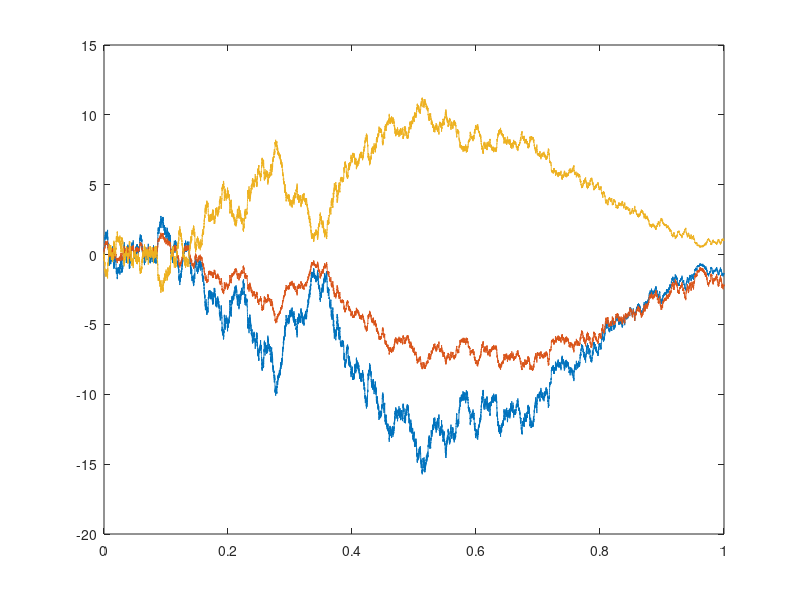

Source code (MATLAB): (Note: this script raises an error after producing the figure.)
%The code incorporate ideas presented in em.m from Higham paper
randn('state',100)

clear
close all

delta = [1 1 0]';
a = [-1 0 1]';
a0 = 0;
sigma = [0.200 0 0;0.0375 0.1452 0;0.0250 0.0039 0.0967];
T = 1;
N = 2^17;

gamma = 0.1;

dt = T/N;
Yzero = transpose([11.10 12.00 11.00]);
dW = sqrt(dt)*randn(3,N);

omega = sigma*sigma';
kappa = -1 * delta' * a;
A = diag(a);
theta = trace(A*omega)/(2*delta'*a);


R = 4;
Dt = R*dt;
L = N/R;

Yem = zeros(3,L);
alphaem = zeros(1,L);
aem = zeros(1,L);
Ytemp = Yzero;
Yem(:,1) = Ytemp;
alphatemp = a0 + a'*log(Ytemp);
abt = alphatemp;
alphaem(1) = alphatemp;
aem(1) = abt;
piem = zeros(3,L);

pitemp = (1/gamma)*(((omega^(-1))*delta)*alphatemp - a*((delta'*(omega^(-1))*delta)*(L*Dt*alphatemp - 0.25*trace(A*omega)*(L*Dt)^2)));
piem(:,1) = pitemp;
wealthem = zeros(1,L);
wealthtemp = [0 0 0]';
wealthem(1) =0 ;

possem = zeros(3,L);
posstemp = pitemp./Ytemp;
possem(:,1) = posstemp;

for j = 1:L
    Winc = sum(dW(:,R*(j-1)+1:R*j),2);
    %pip = pitemp;
    %for k = 1:3
        %Ytemp(k) = - Ytemp(k)*((Dt*alphatemp)*(delta(k)) + sigma(k,:) * Winc -1)^-1;
    %end
    Ytemp = Ytemp + (Dt*alphatemp)*(delta.*Ytemp) + sigma * Winc.*Ytemp;
    alphatemp = a0 + a'*log(Ytemp);
    %Ytemp = - Ytemp*((Dt*alphatemp)*(delta) + sigma * Winc-1)^-1;
    pitemp = -(1/gamma)*(((omega^(-1))*delta)*alphatemp - a*((delta'*(omega^(-1))*delta)*((L-j)*Dt*alphatemp - 0.25*trace(A*omega)*((L-j)*Dt)^2)));
    posstemp = pitemp./Ytemp;
    %wealthtemp = wealthtemp + pitemp'*delta*alphatemp*Dt + pitemp'*sigma * Winc;
    wealthtemp = wealthtemp + sum(pitemp'*((Ytemp-Yem(:,j))./Ytemp));
    abt = abt + kappa*(theta-abt)*Dt+a'*sigma*Winc;
    Yem(:,j+1) = Ytemp;
    alphaem(j+1) = alphatemp;
    aem(j+1) = abt;
    piem(:,j+1) = pitemp;
    %wealthem(j+1) = sum(wealthtemp);
    wealthem(j+1) = sum(wealthtemp);
    possem(:,j+1) = posstemp;
end

%wealth = sum(abs(piem),1);

figure
plot([0:Dt:T],possem);


lomo = varm(3,1);
eslomo = estimate(lomo,log(Yem'));
loBB = eslomo.AR{1,1};
loomg2 = eslomo.Covariance;
losisi = chol(loomg2);
lobinv = (loBB^(-1));
losi = losisi';
loomg = losi*losi'/Dt;
lolol = chol(loomg);

lokpii = (eye(3)-loBB)/Dt;
[louk,loek] = eig(lokpii);
louuk = louk^-1;
locc = lobinv * eslomo.Constant/ Dt;
lovar = diag(loomg);

%AAPL,INTC,QCOM


%following variables naming convention follow previous ones without the 'lo'
mo = varm(3,1);
esmo = estimate(mo,Yem');
BB = esmo.AR{1,1};
omg2 = esmo.Covariance;
sisi = chol(omg2);
binv = (BB^(-1));
si = binv*sisi';
omg = si*si'/Dt;
lol = chol(omg);
con = esmo.Constant;
kpii = (eye(3)-BB)/Dt;
[uk,ek] = eig(kpii);
uuk = uk^-1;

%mm: estimated mean reversion mean
mm = (eye(3)-BB)^(-1) * esmo.Constant;

var = diag(omg);

if all(imag(diag(loek)) == 0)
    disp('loreal');
    for k = 1:length(louk(1,:))
        if all(abs(loek(k,k)) >= abs(diag(loek))) == 1
            disp(k);
            losluk = louuk(k,:);
        end
    end
else
    disp('loimag');
    for l = 1:length(louk(1,:))
        if all((imag(louuk(l,:)))<1.0e-7) == 1
            disp(l);
            losluk = louuk(l,:);
        end
    end
end

if all(imag(losluk) < 1.0e-8) == 1
    losluk = real(losluk);
end

if all(imag(diag(ek)) == 0)
    disp('real');
    for k = 1:length(uk(1,:))
        if all(abs(ek(k,k)) >= abs(diag(ek))) == 1
            disp(k);
            sluk = uuk(k,:);
        end
    end
else
    disp('imag');
    for l = 1:length(uk(1,:))
        if all((imag(uuk(l,:)))<1.0e-7) == 1
            disp(l);
            sluk = uuk(l,:);
        end
    end
end

if all(imag(sluk) < 1.0e-8) == 1
    sluk = real(sluk);
end

varstd = 0;

for stdnb1 = 1:length(sluk)
    for stdnb2 = 1:length(sluk)
        varstd = varstd + sluk(stdnb1)*sluk(stdnb2)*loomg(stdnb1,stdnb2);
    end
end
std = sqrt(varstd);

beta = 0;
bbeta = zeros(1,L);
bbeta(1) = 0;
Wtt = zeros(1,L);
Wtt(1) = 0;
Wt = 0;
cash = 0;
for lll = 1:L
    ytemp = Yem(:,lll);
    ycoi = sluk*ytemp;
    if lll == 1
        ytempl = ytemp;
    end
    if ycoi >= sluk*mm+std && beta == 0
        beta = -1;
        ytempl = ytemp;     
    elseif ycoi <=sluk*mm-std && beta == 0
        beta = 1;
        ytempl = ytemp;
    elseif ycoi <= sluk*mm+ 0.1*std && beta == -1
        cash = cash+ beta * sluk*(ytemp - ytempl);
        ytempl = 0;
        beta =0 ;
    elseif ycoi>= sluk*mm-0.1*std && beta == 1
        cash = cash + beta * sluk*(ytemp - ytempl);
        ytempl = 0;
        beta =0;
    end
    Wt = cash + beta * sluk*(ytemp - ytempl);
    Wtt(lll+1) = Wt;
    bbeta(lll+1) = beta;
end

figure

subplot(2,3,1)
for l = 1:3
    plot([0:Dt:T],[Yem(l,:)]),hold on
end
hold off
xlabel('Time','FontSize',12);
ylabel('Asset Prices','FontSize',12,'Rotation',90);
legend('Y_{t}^{1}','Y_{t}^{2}','Y_{t}^{3}');

subplot(2,3,2)
plot([0:Dt:T],alphaem);
xlabel('Time','FontSize',12);
ylabel('Co-Intergration Factor \alpha','FontSize',12,'Rotation',90);

subplot(2,3,3)
for k = 1:3
    plot([0:Dt:T],piem(k,:)./Yem(k,:)),hold on
end
hold off
legend('\pi^{1}/Y_{t}^{1}','\pi^{2}/Y_{t}^{2}','\pi^{3}/Y_{t}^{3}');
xlabel('Time','FontSize',12);
ylabel('Position','FontSize',12,'Rotation',90);

subplot(2,3,4)
plot([0:Dt:T],wealthem);
xlabel('Time','FontSize',12);
ylabel('Wealth1','FontSize',12,'Rotation',90);

subplot(2,3,5)
plot([0:Dt:T],Wtt);
xlabel('Time','FontSize',12)
ylabel('Wealth of pairs trading','FontSize',12,'Rotation',90);

subplot(2,3,6)
yyaxis right
plot([0:Dt:T],bbeta),hold on
ylabel('Position','FontSize',12,'Rotation',90);
yyaxis left
plot([0:Dt:T],sluk*Yem),hold on
xlabel('Time','FontSize',12)
ylabel('Cointegration factor of pairs trading','FontSize',12,'Rotation',90);
sdp = ones(1,L+1)*(sluk*mm+std);
sdm = ones(1,L+1)*(sluk*mm-std);
sdpp = ones(1,L+1)*(sluk*mm+0.1*std);
sdmm = ones(1,L+1)*(sluk*mm-0.1*std);
plot([0:Dt:T],sdp,'-'),hold on
plot([0:Dt:T],sdm,'-'),hold on
plot([0:Dt:T],sdpp,'-'),hold on
plot([0:Dt:T],sdmm,'-'),hold off
